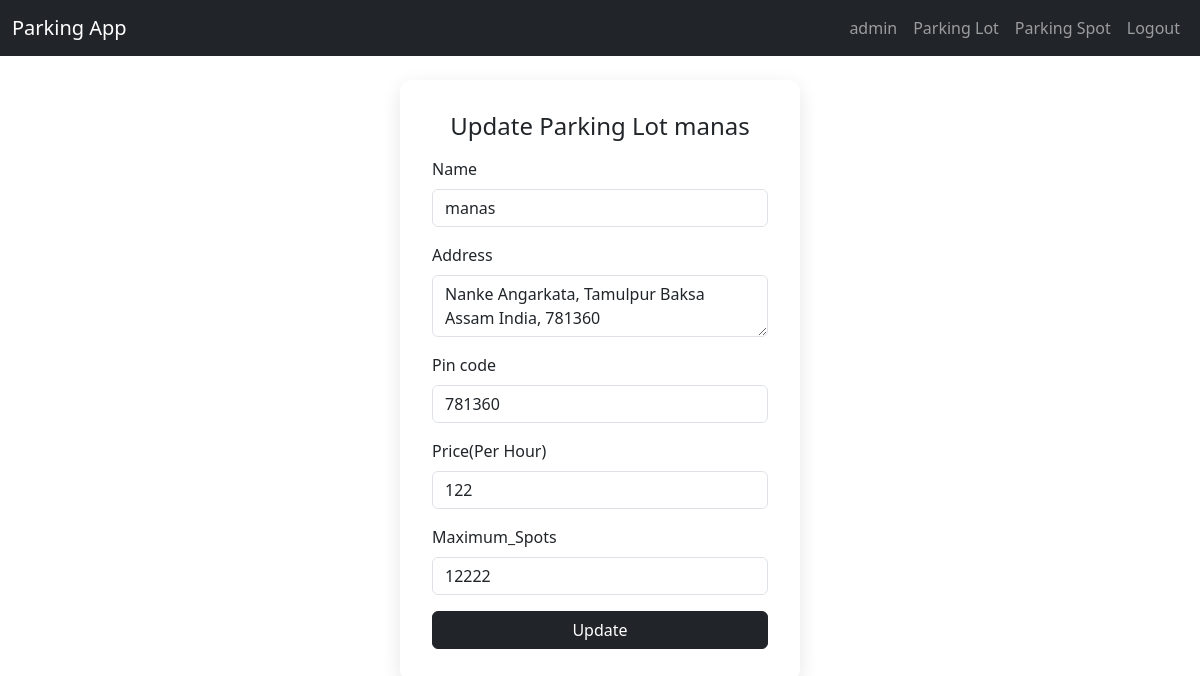
/parking_lots/1/edit (signed in), run on an earlier commit of the app's database.
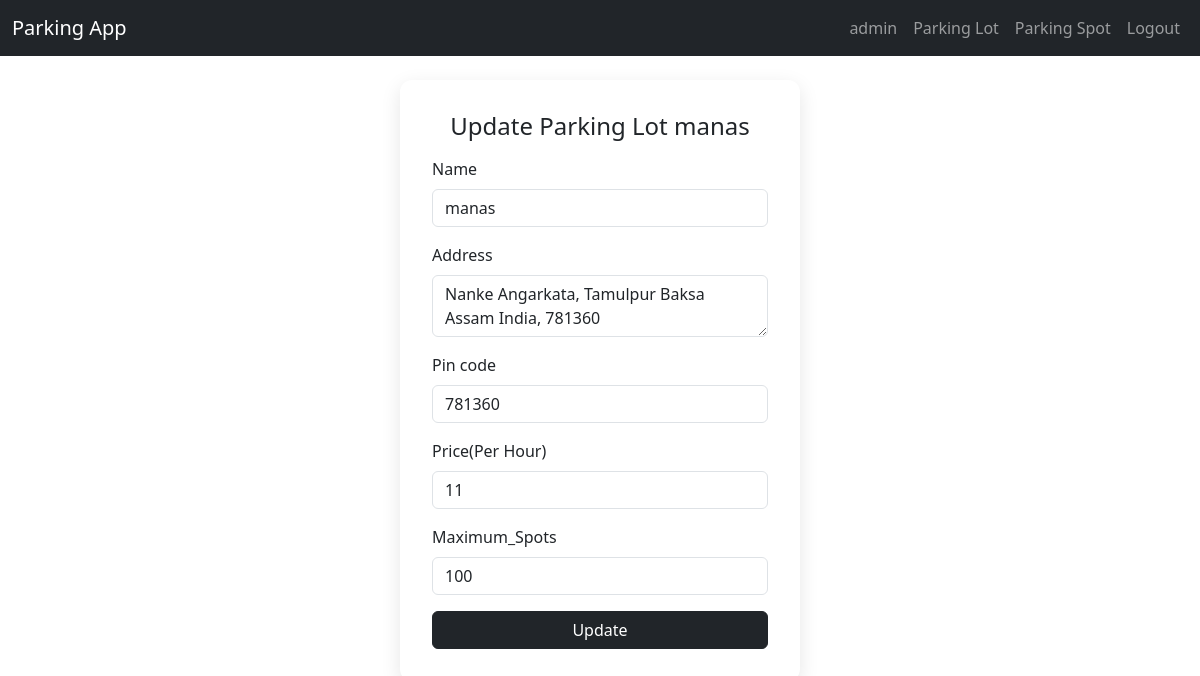
And on a later commit of the database.
### models.py (models this page shows)
class ParkingLot(db.Model):
    id = db.Column(db.Integer, primary_key=True, autoincrement=True)
    name = db.Column(db.String(120), nullable=False)
    address = db.Column(db.String(255), nullable=False)
    pin_code = db.Column(db.String(10), nullable=True)
    price_per_hour = db.Column(db.Integer, nullable=True)
    maximum_spots = db.Column(db.Integer, nullable=True)
    parking_spots = db.relationship('ParkingSpot', backref='parking_lot', cascade='all, delete-orphan')
    parked_histories = db.relationship('ParkedHistory', backref='parking_lot', cascade='all, delete-orphan')

### app.py (the view, shortened to what this page needs)
@app.route('/parking_lots/<int:parking_lot_id>/edit',methods=['GET','POST'])
@login_required
@admin_required
def edit_parking_lot(parking_lot_id):
    parking_lot = ParkingLot.query.get_or_404(parking_lot_id)
    return render_template('parking_lots/edit.html',parking_lot=parking_lot)

### app.py (called while the page is built)
@login_manager.user_loader
def load_user(user_id):
    return User.query.get_or_404(int(user_id))

def admin_required(f):
    @wraps(f)
    def decorated_function(*args, **kwargs):
        if not current_user.admin:
            flash("You must be Admin to access this page","error")
            return redirect(url_for('home'))
        return f(*args, **kwargs)
    return decorated_function

### templates/parking_lots/edit.html
{% extends 'base.html' %}
{% block content %}
    <div class = "d-flex justify-content-center align-items-center" style="min-height:70vh">
        <div class = "form-card">
            <h4 class = "mb-3 text-center">Update Parking Lot {{parking_lot.name}}</h4>
            <form method = "POST">
                <div class = "mb-3">
                    <label for = "name" class = "form-label">Name</label>
                    <input type = "text" value = "{{parking_lot.name}}" class = "form-control" id = "name" name = "name" placeholder = "Enter your name" required>
                </div>
                <div class = "mb-3">
                    <label for = "address" class = "form-label">Address</label>
                    <textarea type = "text" class = "form-control" id = "address" name = "address" placeholder = "Enter your address" required>{{parking_lot.address}}</textarea>
                </div>
                <div class = "mb-3">
                    <label for = "pin_code" class = "form-label">Pin code</label>
                    <input type = "number" value = "{{parking_lot.pin_code}}" class = "form-control" id = "pin_code" name = "pin_code" placeholder = "Enter your Pin code" required>
                </div>
                <div class = "mb-3">
                    <label for = "price_per_hour" class = "form-label">Price(Per Hour)</label>
                    <input type = "number" value = "{{parking_lot.price_per_hour}}" class = "form-control" id = "price_per_hour" name = "price_per_hour" placeholder = "Enter Price Per Hour" min = "0" required>
                </div>
                <div class = "mb-3">
                    <label for = "maximum_spots" class = "form-label">Maximum_Spots</label>
                    <input type = "number" value = "{{parking_lot.maximum_spots}}" class = "form-control" id = "maximum_spots" name = "maximum_spots" placeholder="Enter Maximum Spots" min = "0" required>
                </div>
                <div class = "d-grid"><button type = "submit" class = "btn btn-dark">Update</button></div>
            </form>
        </div>
    </div>
    </div>
{% endblock %}

What changed in the data, as far as the page shows it:
changed ParkingLot "manas": price_per_hour "122" → "11"; maximum_spots "12222" → "100"
